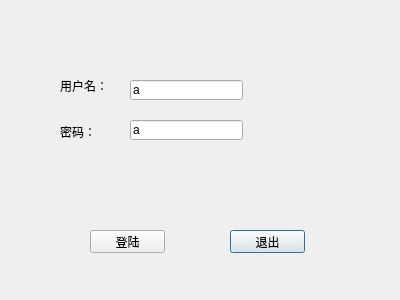
<?xml version="1.0" encoding="UTF-8"?>
<ui version="4.0">
 <class>LoginDialog</class>
 <widget class="QDialog" name="LoginDialog">
  <property name="geometry">
   <rect>
    <x>0</x>
    <y>0</y>
    <width>400</width>
    <height>300</height>
   </rect>
  </property>
  <property name="windowTitle">
   <string>Dialog</string>
  </property>
  <widget class="QPushButton" name="exitBtn">
   <property name="geometry">
    <rect>
     <x>230</x>
     <y>230</y>
     <width>75</width>
     <height>23</height>
    </rect>
   </property>
   <property name="text">
    <string>退出</string>
   </property>
  </widget>
  <widget class="QLabel" name="label">
   <property name="geometry">
    <rect>
     <x>60</x>
     <y>80</y>
     <width>54</width>
     <height>12</height>
    </rect>
   </property>
   <property name="text">
    <string>用户名：</string>
   </property>
  </widget>
  <widget class="QLabel" name="label_2">
   <property name="geometry">
    <rect>
     <x>60</x>
     <y>122</y>
     <width>54</width>
     <height>20</height>
    </rect>
   </property>
   <property name="text">
    <string>密码：</string>
   </property>
  </widget>
  <widget class="QLineEdit" name="pwdLineEidt">
   <property name="geometry">
    <rect>
     <x>130</x>
     <y>120</y>
     <width>113</width>
     <height>20</height>
    </rect>
   </property>
   <property name="text">
    <string>a</string>
   </property>
  </widget>
  <widget class="QPushButton" name="loginBtn">
   <property name="geometry">
    <rect>
     <x>90</x>
     <y>230</y>
     <width>75</width>
     <height>23</height>
    </rect>
   </property>
   <property name="text">
    <string>登陆</string>
   </property>
  </widget>
  <widget class="QLineEdit" name="usrLineEdit">
   <property name="geometry">
    <rect>
     <x>130</x>
     <y>80</y>
     <width>113</width>
     <height>20</height>
    </rect>
   </property>
   <property name="text">
    <string>a</string>
   </property>
   <property name="readOnly">
    <bool>false</bool>
   </property>
  </widget>
 </widget>
 <resources/>
 <connections>
  <connection>
   <sender>exitBtn</sender>
   <signal>clicked()</signal>
   <receiver>LoginDialog</receiver>
   <slot>close()</slot>
   <hints>
    <hint type="sourcelabel">
     <x>267</x>
     <y>241</y>
    </hint>
    <hint type="destinationlabel">
     <x>199</x>
     <y>149</y>
    </hint>
   </hints>
  </connection>
 </connections>
</ui>
